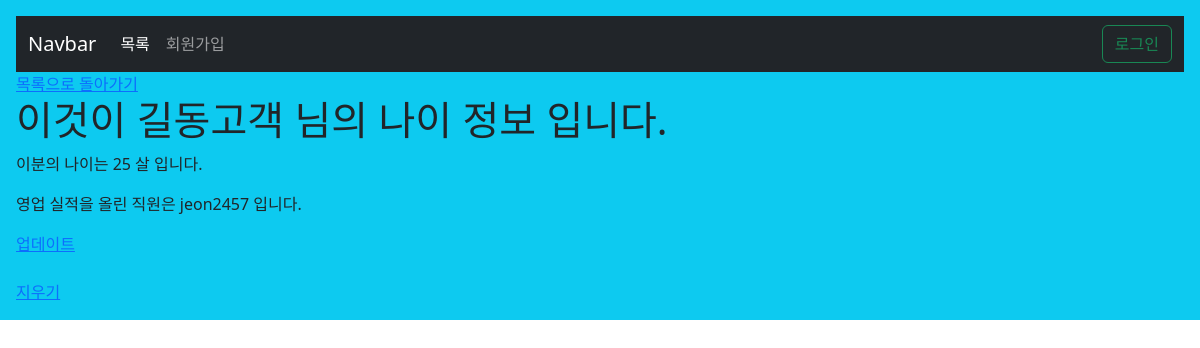
The app's page /홈페이지/2/ with its own data.
### sales/models.py (models this page shows, shortened)
class Sale(models.Model):
    first_name = models.CharField(max_length=30)  # 첫번째 이름
    last_name = models.CharField(max_length=30)  # 마지막 이름
    age = models.IntegerField(default=0)  # 나이
    person = models.ForeignKey("Person", on_delete=models.CASCADE)

class Person(models.Model):
    회원 = models.OneToOneField(아이디, on_delete=models.CASCADE)
    조직 = models.OneToOneField(UserProfile, on_delete=models.CASCADE)
    def __str__(self):
        return self.회원.username

class 아이디(AbstractUser):
    pass

### sales/views.py (called while the page is built)
def 세일상세(request, pk):
    사람 = Sale.objects.get(id=pk)
    context = {
        "사람키": 사람
    }
    return render(request, "newfolder/세일상세.html", context)  # 세일상세.html파일을

### sales/templates/newfolder/세일상세.html
{% extends 'base.html' %} {% block content %}
<a href="{% url '홈페이지:목록' %}">목록으로 돌아가기</a>
<h1>이것이 {{사람키.first_name}}고객 님의 나이 정보 입니다.</h1>
<p>이분의 나이는 {{사람키.age}} 살 입니다.</p>
<p>영업 실적을 올린 직원은 {{사람키.person}} 입니다.</p>
<a href="{% url '홈페이지:업뎃' 사람키.pk %}">업데이트</a>
<br /><br />
<a href="{% url '홈페이지:지우기' 사람키.pk %}">지우기</a>
{% endblock content %}

### records on screen
Sale: first_name "길동", age "25", person.username "jeon2457"
